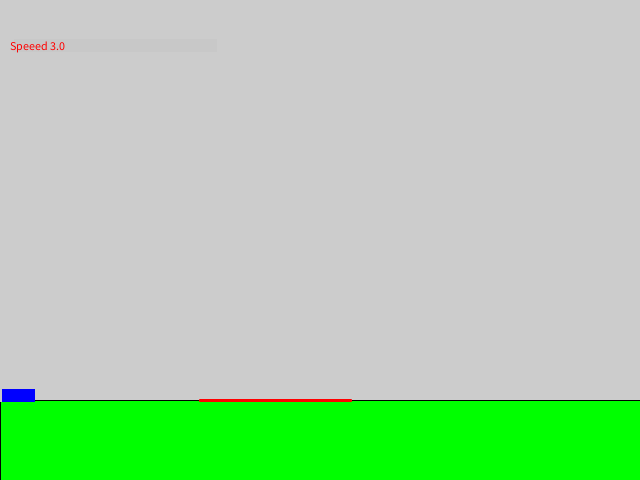
Frame 1 (no input)
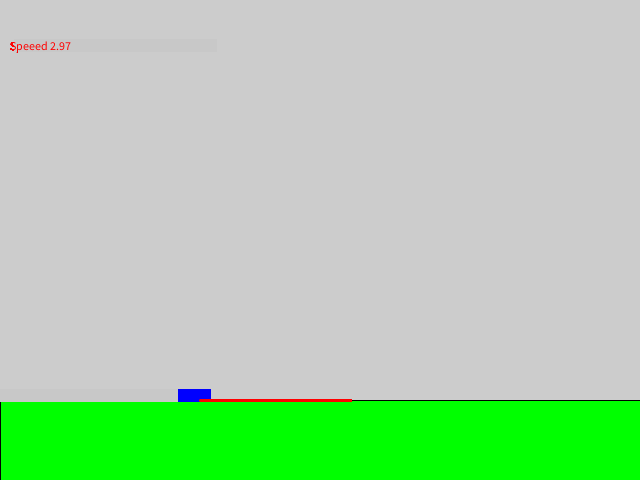
Frame 60 (the mouse pressed at the canvas centre just before this capture)
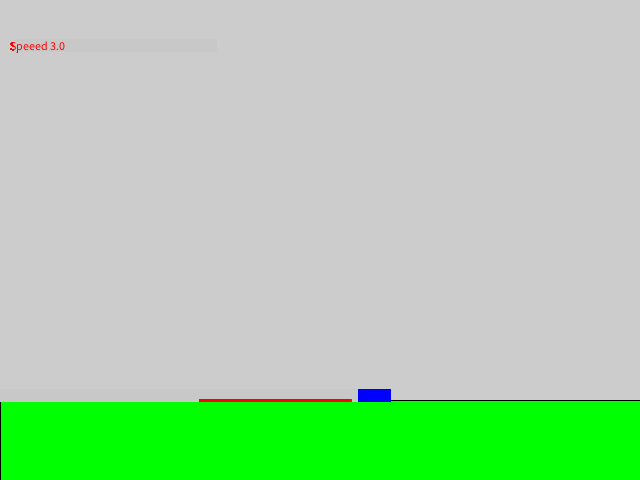
Frame 120 (the mouse held since frame 60 and released just before this capture)

The Processing sketch that drew these frames (run headless with seeded random() and noise(); from frame 60 on, the mouse is pressed at the canvas centre):

// Processing sketch: FrictionGame
// ── FrictionGame.pde
float floorH; //<>// //<>//
color col;

Car c;


void setup () {
  fill(100);
  size (640, 480);

  floorH = 400;
  fill (0, 255, 0);
  rect (0, floorH, width, height-floorH);
  stroke(255, 0, 0);
  strokeWeight(3);
  line (200, floorH, 350, floorH);

  c = new Car();
}
void draw() {

  c.drawcar();
  c.movecar();
  c.checkwall();
  // apply the friction force is the line is red
  col = get(int(c.location.x+30), int(floorH));
  if (red(col)==255) {
    PVector friction =  c.velocity.get();
    friction.normalize();
    float fric =-0.01;
    friction.mult(fric);
    c.applyforce(friction);
  } 

  if (mousePressed) {
    c.acc.x = .1;
    c.velocity.limit(3);
  }
  fill(200);
  stroke(200);
  rect(15,40,200,10);
  fill(255,0,0);
  text("Speeed " + c.velocity.mag(),10,50);
}

// ── Car.pde
float x =0;


class Car {
  PVector location;
PVector velocity;
PVector acc;
PVector friction;

  Car () {
    
    location = new PVector(x,0);
    velocity= new PVector(3,0);
    acc = new PVector(0,0);
  }

  void drawcar() {
    stroke(0, 0, 255);
    fill (0, 0, 255);
    rect (location.x, floorH-10, 30, 10);
  }

  void movecar() {
    //clear car
    stroke(200);
    fill (200);
    rect (location.x, floorH-10, 30, 10);
    //move car Vectors;
    location.add(velocity);
    velocity.add(acc);
    
    //Move car;
    
    stroke(0, 0, 255);
    fill (0, 0, 255);
    
    rect (location.x, floorH-10, 30, 10);
    //restore red line
    stroke(255, 0, 0);
    strokeWeight(3);
    line (200, floorH, 350, floorH);
  acc.mult(0);
  
  }
   
   void checkwall(){
   
    if (location.x>width) {
      location.x = 0;
   }
  
   }
  
  void applyforce(PVector force) {
    PVector f =  PVector.div(force,1);
    acc.add(f);
  }
}
